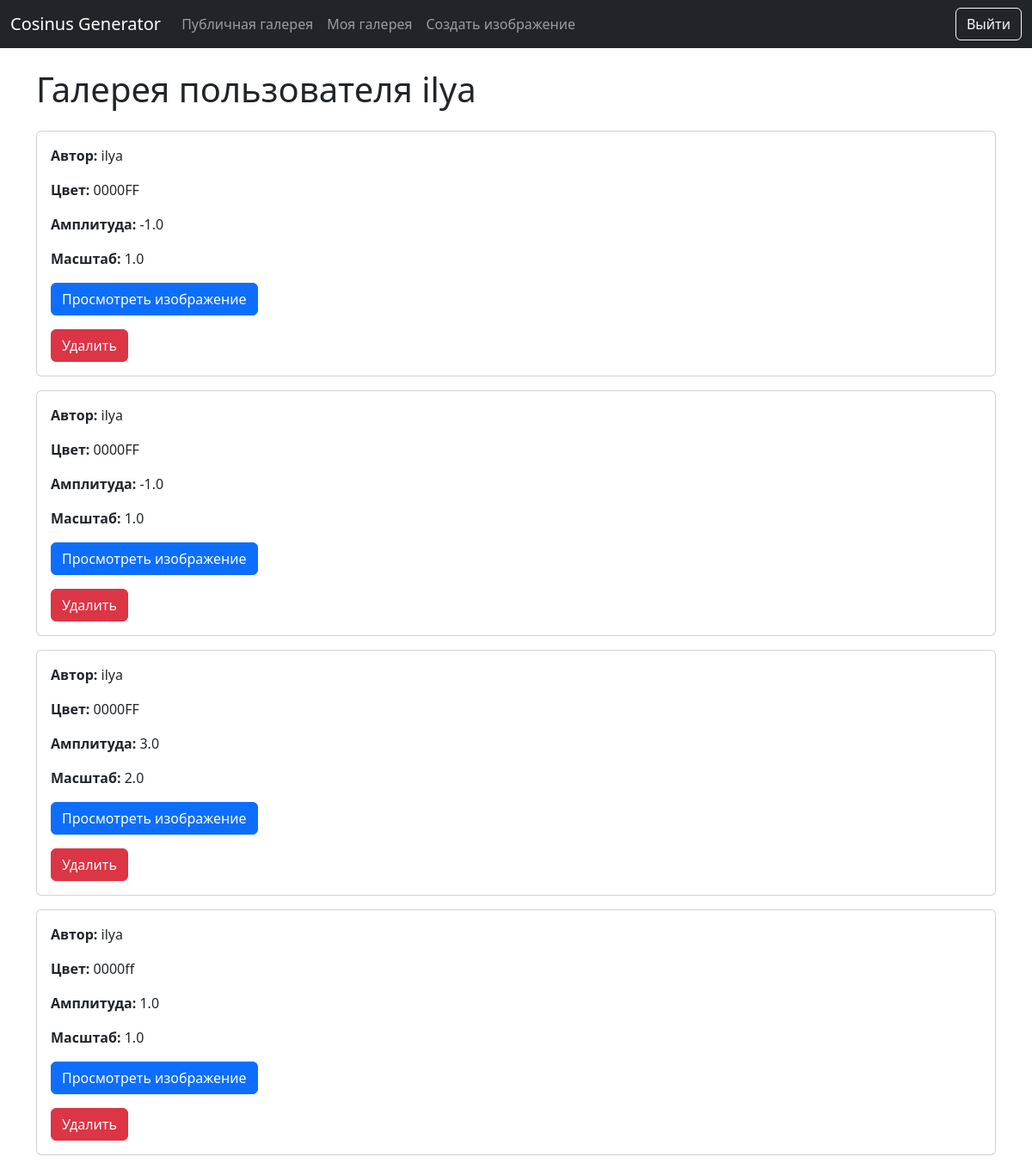
The page /gallery/user/ilya/ (signed in) on the database its author committed.
### images/models.py (models this page shows, shortened)
class User(AbstractUser): # Определение кастомной модели пользователя, наследующейся от AbstractUser
    groups = models.ManyToManyField(
        'auth.Group',
        related_name='images_user_groups',  # Уникальное имя для обратного аксессора
        blank=True,
        help_text='The groups this user belongs to.',
        verbose_name='groups'
    )

class ImageConfig(models.Model):
    user = models.ForeignKey(User, on_delete=models.CASCADE, related_name='image_configs')
    color = models.CharField(max_length=7, default='#0000FF')  # HEX-код цвета, по умолчанию синий
    amplitude = models.FloatField(
        validators=[MinValueValidator(0.1), MaxValueValidator(10.0)], default=1.0
    )  # Амплитуда косинуса
    scale = models.FloatField(
        validators=[MinValueValidator(0.1), MaxValueValidator(10.0)], default=1.0
    )  # Масштаб графика
    created_at = models.DateTimeField(auto_now_add=True)
    class Meta:
        ordering = ['-created_at']

### images/views.py (the view)
# urls.py: path('gallery/user/<str:username>/', views.user_gallery, name='user_gallery'),
def user_gallery(request, username):
    user = get_object_or_404(User, username=username)
    configs = ImageConfig.objects.filter(user=user)
    return render(request, 'gallery.html', {'configs': configs, 'gallery_user': user})

### images/templates/gallery.html (shortened to what this page needs)
{% extends "base.html" %}
{% block content %}
    <h1 class="mb-4">
        {% if gallery_user %}
            Галерея пользователя {{ gallery_user.username }}
        {% elif request.path == '/gallery/my/' %}
            Моя галерея
        {% else %}
            Публичная галерея
        {% endif %}
    </h1>
    {% if authors %}
        {% for author in authors %}
            <div class="card mb-3">
                <div class="card-body">
                    <p class="card-text"><strong>Автор:</strong> {{ author.username }}</p>
                    <a href="{% url 'user_gallery' author.username %}" class="btn btn-primary">Посмотреть галерею</a>
                </div>
            </div>
        {% endfor %}
    {% elif configs %}
        {% for config in configs %}
            <div class="card mb-3">
                <div class="card-body">
                    <p class="card-text"><strong>Автор:</strong> {{ config.user.username }}</p>
                    <p class="card-text"><strong>Цвет:</strong> {{ config.color }}</p>
                    <p class="card-text"><strong>Амплитуда:</strong> {{ config.amplitude }}</p>
                    <p class="card-text"><strong>Масштаб:</strong> {{ config.scale }}</p>
                    <a href="{% url 'image_detail' config.pk %}" class="btn btn-primary">Просмотреть изображение</a>
                    <div class="mt-3">
                        {% if user == config.user or user.is_staff %}
                            <form method="post" action="{% url 'delete_config' config.pk %}" class="d-inline">
                                <button type="submit" class="btn btn-danger">Удалить</button>
                            </form>
                        {% endif %}
                    </div>
                </div>
            </div>
        {% endfor %}
    {% else %}
        <p class="text-muted">Конфигурации или авторы не найдены.</p>
    {% endif %}
{% endblock %}

### rows shown on the page
User: username "ilya"
ImageConfig: user.username "ilya", color "0000FF", amplitude "-1.0", scale "1.0", shows "Удалить"
ImageConfig: user.username "ilya", color "0000FF", amplitude "-1.0", scale "1.0", shows "Удалить"
ImageConfig: user.username "ilya", color "0000FF", amplitude "3.0", scale "2.0", shows "Удалить"
ImageConfig: user.username "ilya", color "0000ff", amplitude "1.0", scale "1.0", shows "Удалить"
